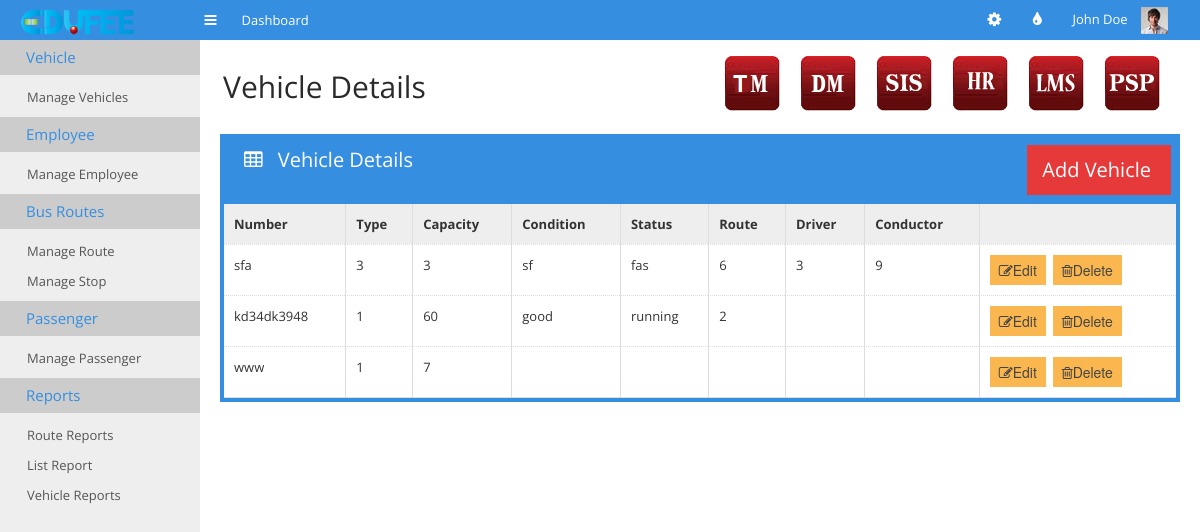
The page /tm-manage-vehicles.php on the database its author committed.
### tables this page shows
CREATE TABLE IF NOT EXISTS `tm_vehicle_details` (
  `number` varchar(20) DEFAULT NULL,
  `type` text,
  `capacity` int(11) DEFAULT NULL,
  `vehicle_condition` text,
  `vehicle_status` text,
  `route` int(11) DEFAULT NULL,
  `driver` int(11) DEFAULT NULL,
  `conductor` int(11) DEFAULT NULL
);

### tm-manage-vehicles.php (the view, shortened to what this page needs)
 <!doctype html>
<html>
<head>
	<link rel="stylesheet" href="css/bootstrap.min.css">
	<link rel="stylesheet" href="css/bootstrap-responsive.min.css">
	<link rel="stylesheet" href="css/plugins/jquery-ui/smoothness/jquery-ui.css">
	<link rel="stylesheet" href="css/plugins/jquery-ui/smoothness/jquery.ui.theme.css">
	<link rel="stylesheet" href="css/style.css">
	<link rel="stylesheet" href="css/themes.css">
</head>
<body>
	<div id="navigation">
		<div class="container-fluid">
			<a href="#" id="brand"></a>
			<a href="#" class="toggle-nav" rel="tooltip" data-placement="bottom" title="Toggle navigation"><i class="icon-reorder"></i></a>
			<ul class='main-nav'>
				<li>
					<a href="index.html">
						<span>Dashboard</span>
					</a>
				</li>
			</ul>
			<div class="user">
				<ul class="icon-nav">
					<li class="dropdown sett">
						<a href="#" class='dropdown-toggle' data-toggle="dropdown"><i class="icon-cog"></i></a>
					</li>
					<li class='dropdown colo'>
						<a href="#" class='dropdown-toggle' data-toggle="dropdown"><i class="icon-tint"></i></a>
					</li>
				</ul>
				<div class="dropdown">
					<a href="#" class='dropdown-toggle' data-toggle="dropdown">John Doe <img src="img/demo/user-avatar.jpg" alt=""></a>
				</div>
			</div>
		</div>
	</div>
	<div class="container-fluid" id="content">
		<?php
require_once "cms.php";
?>
		<div id="main">
			<div class="container-fluid">
				<div class="page-header">
					<div class="pull-left">
						<h1>Vehicle Details</h1>
					</div>
					<div class="pull-right">
					    <ul class="minitiles" style="display:inline !important;">
					    	<li><a href="tm_main.html"><img src="img/tm_icon.png" alt=""></a></li>
					        <li><a href="http://www.edufee.com/subscribe_donation/"><img src="img/dm_icon.png" alt=""></a></li>
					        <li> <a href="http://www.edufee.com/SIS/home/"><img src="img/sis_icon.png" alt="" style="border:none;" border="0"/></a> </li>
					    	<li><a href="http://www.edufee.com/hrm/symfony/web/index.php/admin/LandingPage"><img src="img/hr_icon.png" alt=""></a></li>
					        <li> <a href="http://www.edufee.com/openbiblio/catalog/home.php"><img src="img/lms_icon.png" alt="" style="border:none;" border="0"/></a> </li>
					      <li><a href="http://www.edufee.com/psp_dashboard/psp"><img src="img/psp_icon.png" alt="" border="0"/>
					      </a></li>
					    </ul>
					</div>
				</div>
			<div class="row-fluid">
					<div class="span12">
						<div class="box box-color box-bordered">
							<div class="box-title">
								<h3>
									<i class="icon-table"></i>
									Vehicle Details
								</h3>
								<div class="pull-right" style="margin-right: 5px;">
									<ul class="pull-right stats"><li class="lightred">
											<a href="tm-add-vehicle.php">
												<div  style="margin-right: 5px;">
													<h3>Add Vehicle</h3>
												</div>
											</a>
										</li></ul>
								</div>
							</div>
							<div class="box-content nopadding">
								<table class="table table-hover table-nomargin table-bordered">
									<thead>
										<tr>
											<th>Number</th>
											<th>Type</th>
											<th class='hidden-350'>Capacity</th>
											<th class="hidden-480">Condition</th>
											<th class='hidden-1024'>Status</th>
											<th class="hidden-1024">Route</th>
											<th class="hidden-1024">Driver</th>
											<th class="hidden-1024">Conductor</th>
											<th></th>
										</tr>
									</thead>
									<tbody>
									<?php
										require_once "datas.php";
										$dbconnection = connectSQL($dbdetails);
										if(mysqli_connect_errno())
								        {
								            echo "db_connection_fail";
								        }
								        else
								        {
								        	$sql="select * from tm_vehicle_details";
								        	$result=mysqli_query($dbconnection,$sql);
								        	while($row=mysqli_fetch_array($result))
											{
												echo '<tr><td>'.$row['number'].'</td><td>'.$row['type'].'</td><td class="hidden-350">'
													.$row['capacity'].'</td><td class="hidden-480">'.$row['vehicle_condition']
													.'</td><td class="hidden-1024">'.$row['vehicle_status'].'</td><td class="hidden-1024">'
													.$row['route'].'</td><td class="hidden-1024">'.$row['driver'].'</td><td class="hidden-1024">'
													.$row['conductor'].'</td><td><button class="edit btn btn-warning" value="'.$row['number']
													.'"><i class="icon-edit"></i>Edit</button><span>&nbsp&nbsp</span><button class="delete btn btn-warning" value="'.$row['number']
													.'"><i class="icon-trash"></i>Delete</button></td></tr>';
											}
								        }
									?>
									</tbody>
								</table>
							</div>
						</div>
					</div>
				</div>
			</div>
		</div>
</body>
</html>

### rows shown on the page
tm_vehicle_details: number "sfa", type "3", capacity "3", vehicle_condition "sf", vehicle_status "fas", route "6", driver "3", conductor "9"
tm_vehicle_details: number "kd34dk3948", type "1", capacity "60", vehicle_condition "good", vehicle_status "running", route "2"
tm_vehicle_details: number "www", type "1", capacity "7"
